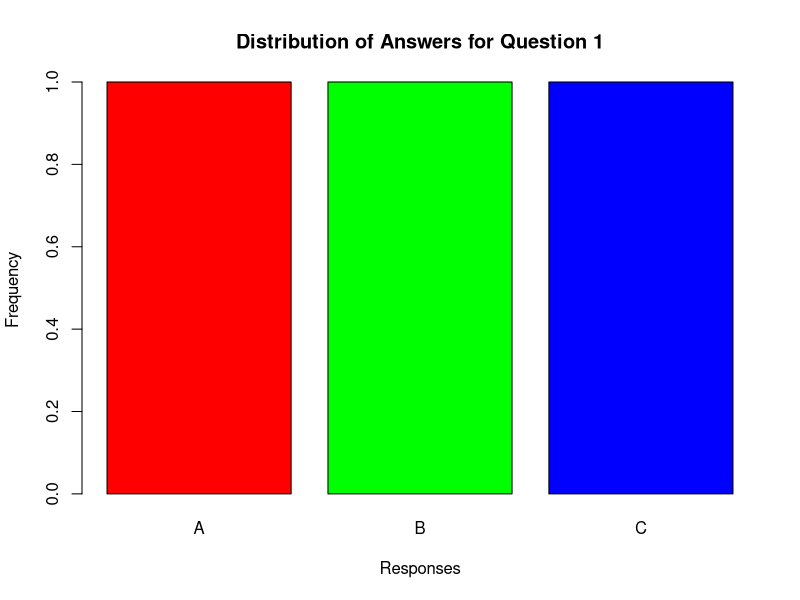

Write R code to recreate this figure.
# Create dataset
survey_data <- data.frame(
  Survey_ID = c(1, 2, 3),
  Question1 = c("A", "B", "C"),
  Question2 = c("B", "A", "A"),
  Question3 = c("C", "D", "B")
)

# Count responses for Question 1
q1_count <- table(survey_data$Question1)

# Grouped Bar Chart
barplot(q1_count,
        col = c("red", "green", "blue"),
        main = "Distribution of Answers for Question 1",
        xlab = "Responses",
        ylab = "Frequency")
